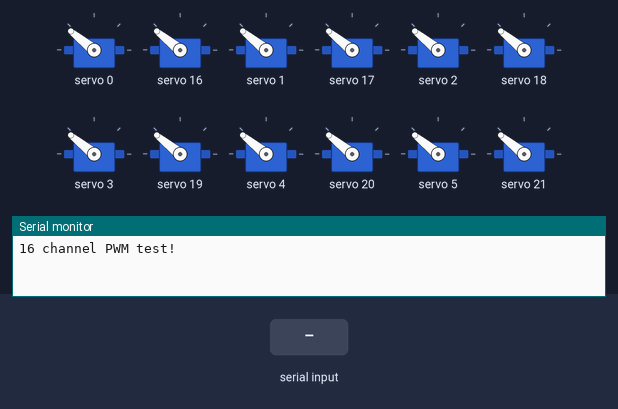
Simulated run of this sketch. Board: Arduino Uno, built with avr-gcc and run on an emulated ATmega328P. On the bench: 12 × servo, the last lines printed to the serial monitor. Inputs (shaded band) come from the test bench.

Above: at 1.7 s.
At 4.3 s:
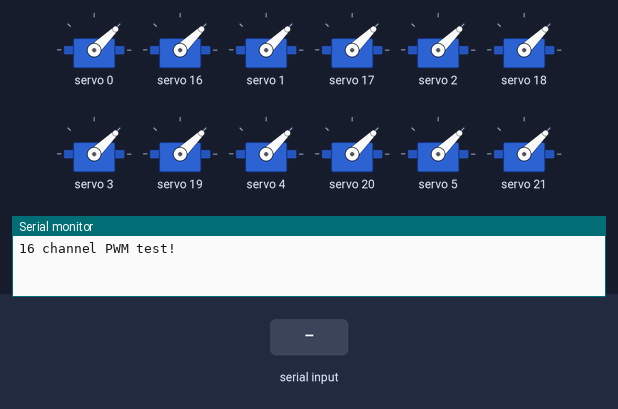
4.4 s: "1" received over Serial
At 6.8 s:
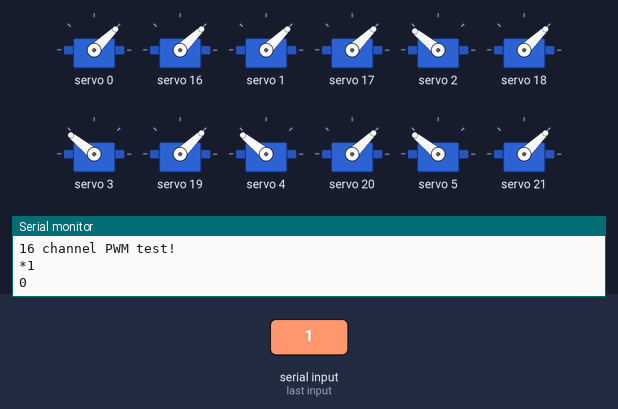
Timing chart, 0 to 11.9 s (numbered marks = the images above; inputs shaded):
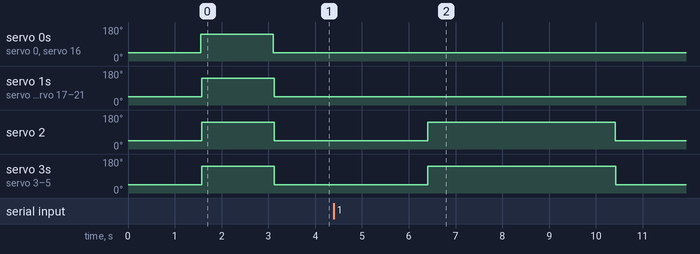

The sketch:

TratudorLetraNumero.ino
```cpp
#include <Wire.h>
#include <Adafruit_PWMServoDriver.h>

Adafruit_PWMServoDriver pwm1 = Adafruit_PWMServoDriver(&Wire, 0x40); Adafruit_PWMServoDriver pwm2 = Adafruit_PWMServoDriver(&Wire, 0x41);

#define SERVOMIN  205 // Pulso mínimo (~1ms)
#define SERVOMAX  409 // Pulso máximo (~2ms)

//Declarando as funções
void analisarCaractere(String inputString);
void testaSistema();

void setup() {
  Serial.begin(9600);
  Serial.println("16 channel PWM test!");
  pwm1.begin(); pwm1.setPWMFreq(50);  //Inicia e define a frequência típica para servos (50 Hz)
  pwm2.begin(); pwm2.setPWMFreq(50);  //Inicia e define a frequência típica para servos (50 Hz)
  //Testa o sietam para ver se está tudo bem com os servos
  testaSistema();
}
void loop() {

  if (Serial.available() > 0) {
    delay(1000);
    //Lê a palavra da serial
    String inputString = Serial.readString();
    //Ajusta a string para exibir numeros
    inputString = ajustaStringNumero(inputString);
    Serial.println(inputString);
    // Completa a string para ser multiplo de 4 e analisa cada caractere da string
    inputString = completarString(inputString);
    analisarCaractere(inputString);
  }
}

// Função para analisar um caractere e controlar os servos
void analisarCaractere(String inputString) {
  // Move os servos de acordo com o caractere recebido
  for (int k = 0; k < inputString.length(); k+=4) {
    Serial.println(k);
    int posicaogeral = k;
    int ajust1 = 0; int ajust2 = 0;
    for (int i = 0; i<4; i++) {
      char inputChar = inputString.charAt(posicaogeral+i);
      if (i <= 1){
        if (strchr("abcdefghklmnopqruvxyz12345678", inputChar)) {
          pwm1.setPWM(ajust1, 0, SERVOMAX);
        }
        if (strchr("bfghijlpqrstvw026789;", inputChar)) {
          pwm1.setPWM(ajust1+1, 0, SERVOMAX);
        }
        if (strchr("klmnopqrstuvxyz*;", inputChar)) {
          pwm1.setPWM(ajust1+2, 0, SERVOMAX);
        }
        if (strchr("cdfgijmnpqstwxy034679*", inputChar)) {
          pwm1.setPWM(ajust1+3, 0, SERVOMAX);
        }
        if (strchr("deghjnoqrtwyz04578*", inputChar)) {
          pwm1.setPWM(ajust1+4, 0, SERVOMAX);
        }
        if (strchr("uvwxyz*", inputChar)) {
          pwm1.setPWM(ajust1+5, 0, SERVOMAX);
        }
        ajust1 = 6;
      }else{
        if (strchr("abcdefghklmnopqruvxyz12345678", inputChar)) {
            pwm2.setPWM(ajust2, 0, SERVOMAX);
          }
          if (strchr("bfghijlpqrstvw026789;", inputChar)) {
            pwm2.setPWM(ajust2+1, 0, SERVOMAX);
          }
          if (strchr("klmnopqrstuvxyz*;", inputChar)) {
            pwm2.setPWM(ajust2+2, 0, SERVOMAX);
          }
          if (strchr("cdfgijmnpqstwxy034679*", inputChar)) {
            pwm2.setPWM(ajust2+3, 0, SERVOMAX);
          }
          if (strchr("deghjnoqrtwyz04578*", inputChar)) {
            pwm2.setPWM(ajust2+4, 0, SERVOMAX);
          }
          if (strchr("uvwxyz*", inputChar)) {
            pwm2.setPWM(ajust2+5, 0, SERVOMAX);
          }
          ajust2 = 6;
      }
    }
    // Mantém os servos na posição por 1.5 segundos
    delay(4000);
    // Retorna todos os servos à posição baixa
    for (int i = 0; i < 15; i++) {
         pwm1.setPWM(i, 0, SERVOMIN); pwm2.setPWM(i, 0, SERVOMIN);
         delay(2);
    }
  }
  // Retorna todos os servos à posição baixa
  for (int i = 0; i < 15; i++) {
       pwm1.setPWM(i, 0, SERVOMIN); pwm2.setPWM(i, 0, SERVOMIN);
       delay(2);
  }
  delay(1500);
}
//Compla a string com espços para que toda frase ou palavra escrita seja multipla de 4
String completarString(String s) {
  int resto = s.length() % 4;
  if (resto != 0) {
    int faltando = 4 - resto;
    for (int i = 0; i < faltando; i++) {
      s += ' '; // Adiciona espaços para completar
    }
  }
  return s;
}
//Testa o sistema em um monimento sincrono de abaixar, levantar e abaixar todos os servos
void testaSistema (){
  // Retorna todos os servos à posição baixa
  for (int i = 0; i < 15; i++) {
       pwm1.setPWM(i, 0, SERVOMIN); pwm2.setPWM(i, 0, SERVOMIN);
       delay(2);
  }
  delay(1500);
  for (int i = 0; i < 15; i++) {
       pwm1.setPWM(i, 0, SERVOMAX); pwm2.setPWM(i, 0, SERVOMAX);
       delay(2);
  }
  delay(1500);
  for (int i = 0; i < 15; i++) {
       pwm1.setPWM(i, 0, SERVOMIN); pwm2.setPWM(i, 0, SERVOMIN);
       delay(2);
  }
}
//Função que faz a identificação do numero
String ajustaStringNumero(String entrada) {
  String saida = "";
  for (int i = 0; i < entrada.length(); i++) {
    char c = entrada[i];

    if (isDigit(c)) {
      // Se o caractere anterior não for um número, adiciona o "L" invertido (símbolo Unicode U+2143)
      if (i == 0 || !isDigit(entrada[i - 1])) {
        saida += "*"; // L invertido
      }
      saida += c;

      // Verifica o próximo caractere
      if (i < entrada.length() - 1) {
        char proximo = entrada[i + 1];
        if (!isDigit(proximo) && proximo != ' ') {
          saida += ';';
        }
      }
    } else {
      saida += c;
    }
  }

  return saida;
}
```

Measured:
- after the input at 4.4 s, servo 2–5: 44° → 141° after 2.0 s, → 44° 4.0 s later
